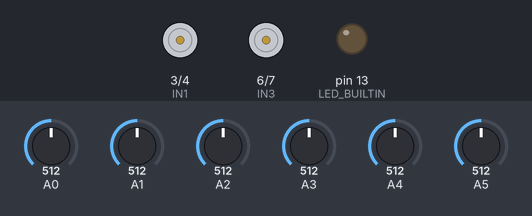
Simulated run of this sketch. Board: Arduino Leonardo, built with avr-gcc and run on an emulated ATmega32U4. Shown: motor-driver pin pairs drawn as motors (green arrow = first pin HIGH = forward, orange = second pin HIGH = backward, longer = more drive, scaled by the enable pin), output pins drawn as LEDs (lit = HIGH). Inputs (shaded band) come from the test bench; at power-on: A0 = 512, A1 = 512, A2 = 512, A3 = 512, A4 = 512, A5 = 512. What the sketch prints to the serial monitor is not drawn.

Above: at 0.1 s.
At 0.6 s:
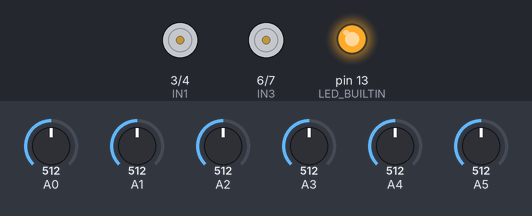
At 7.1 s:
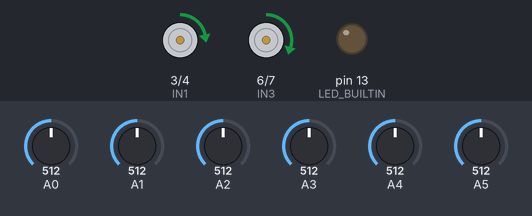
Timing chart, 0 to 8.6 s (numbered marks = the images above):
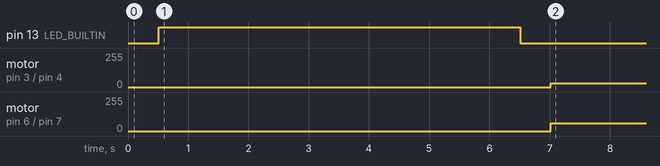

Measured:
- by itself, motor on pin 3 (IN1) / pin 4 (IN2): stopped → forward 30/255 at 7.0 s
- by itself, motor on pin 6 (IN3) / pin 7 (IN4): stopped → forward 60/255 at 7.0 s

The sketch:

master_test.ino
```cpp
#include <QTRSensors.h>
#include <PID_v1.h>

// Motor driver pins
#define ENA 9  // Right motor speed (PWM)
#define IN1 3  // Right motor dir 1
#define IN2 4  // Right motor dir 2
#define ENB 10  // Left motor speed (PWM)
#define IN3 6  // Left motor dir 1
#define IN4 7  // Left motor dir 2

// QTR sensor array
const uint8_t SensorCount = 6;
QTRSensors qtr;
uint16_t sensorValues[SensorCount];

// Motor speed limits and base speeds (tuned for your mismatched motors)
const int maxSpeedL = 64;
const int maxSpeedR = 200;
const int baseSpeedL = 30;
const int baseSpeedR = 60;

double input;

void setup() {
  Serial.begin(9600);
  while (!Serial);  // Wait for serial to connect (especially useful on Leonardo)
  Serial.println("Master ready");


  // Set up motor pins
  pinMode(ENA, OUTPUT); pinMode(IN1, OUTPUT); pinMode(IN2, OUTPUT);
  pinMode(ENB, OUTPUT); pinMode(IN3, OUTPUT); pinMode(IN4, OUTPUT);

  // configure the sensors
  qtr.setTypeAnalog();
  qtr.setSensorPins((const uint8_t[]){A5, A4, A3, A2, A1, A0}, SensorCount);
  qtr.setEmitterPin(12);

  delay(500);
  pinMode(LED_BUILTIN, OUTPUT);
  digitalWrite(LED_BUILTIN, HIGH); // calibration mode

  // Calibration
  for (uint16_t i = 0; i < 200; i++) {
    qtr.calibrate();
    delay(5);
  }
  digitalWrite(LED_BUILTIN, LOW); // done calibrating

  delay(500);
}

void moveMotors(int leftSpeed, int rightSpeed) {
  // Forward direction for both motors
  digitalWrite(IN1, HIGH);
  digitalWrite(IN2, LOW);
  digitalWrite(IN3, HIGH);
  digitalWrite(IN4, LOW);

  analogWrite(ENA, constrain(abs(leftSpeed), 0, maxSpeedL));
  analogWrite(ENB, constrain(abs(rightSpeed), 0, maxSpeedR));
}

void loop() {
  input = qtr.readLineBlack(sensorValues);
  if ((input < 250) || (input > 4500)){
    moveMotors(baseSpeedL + 10, baseSpeedR);
    Serial.println("Ping");
    delay(1000);
  }
  moveMotors(baseSpeedL, baseSpeedR);


  delay(2000);
}
```
